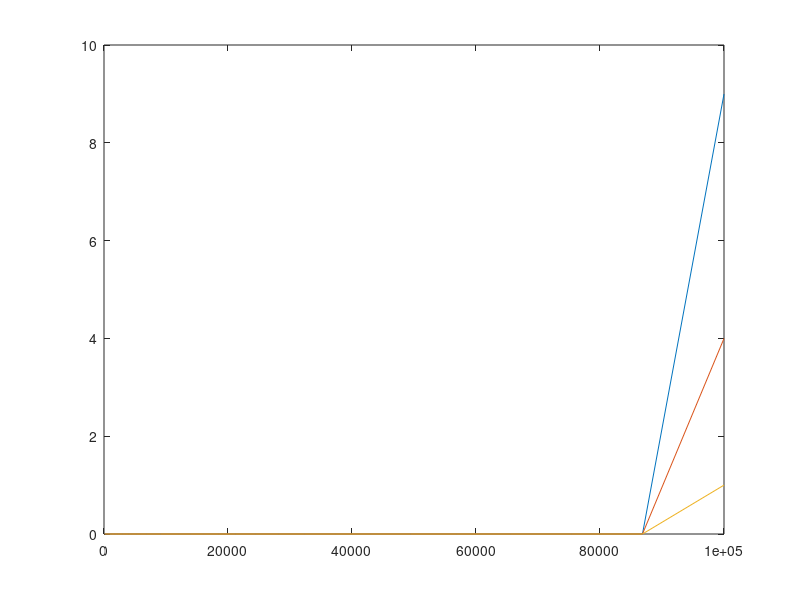

Source code (MATLAB):
clear

me= 9.1091e-31; %masse de l'electron
meff=0.067*me;
e= 1.602176565e-19; %charche de l'electron
hbar= 6.626e-34/2/pi;
a=10e-9; %largeur du puit quantique
E0=hbar^2*pi^2/(2*meff*a^2)/e*1e3; %mode fondamental du puit quantique

V0= 10e12 ;%meV
v0=V0/E0; %V0 en meV puis Normalisation

Lb=10;

% Variation linéaire
% NN= [100:100:1e3 2000:1e3:4000];

% Variation logarithmique
NN= logspace(2,5,50);

for p = 1:length(NN), p, N=floor(NN(p));

  delt=Lb/N;
  xb=-Lb/2+Lb/N*(0:N);

  vn=v0*(abs(xb)>.5);

  nmodes = 3;
  options.disp=0;
  EEn=[];

  %B =-2*diag(ones(N+1,1))+diag(ones(N,1),1)+diag(ones(N,1),-1);
  %A=-1/pi^2/delt^2*B+diag(vn);

  ee=ones(N+1,1); Lap=spdiags([ee -2*ee ee],[-1 0 1],N+1,N+1);
  A=-1/pi^2/delt^2*Lap+spdiags(vn',0,N+1,N+1);
  [psi,En]=eigs(A,nmodes, 'sm',options);
  En=diag(En);
  EEn(:,p)=En;
end

% Valeurs de référence
% E1SA = 42.2 meV
% E2SA = 168.1 meV

% Affichage
plot(NN,EEn);


%maintenant on veut tracer avec un V0 tres grand pour tracer en fct de N
%.' prime c'est la transposé (non conjugué)

%plus on tends vers puit quantique infini plus le resultat de En tends vers celui de ce cas aussi

